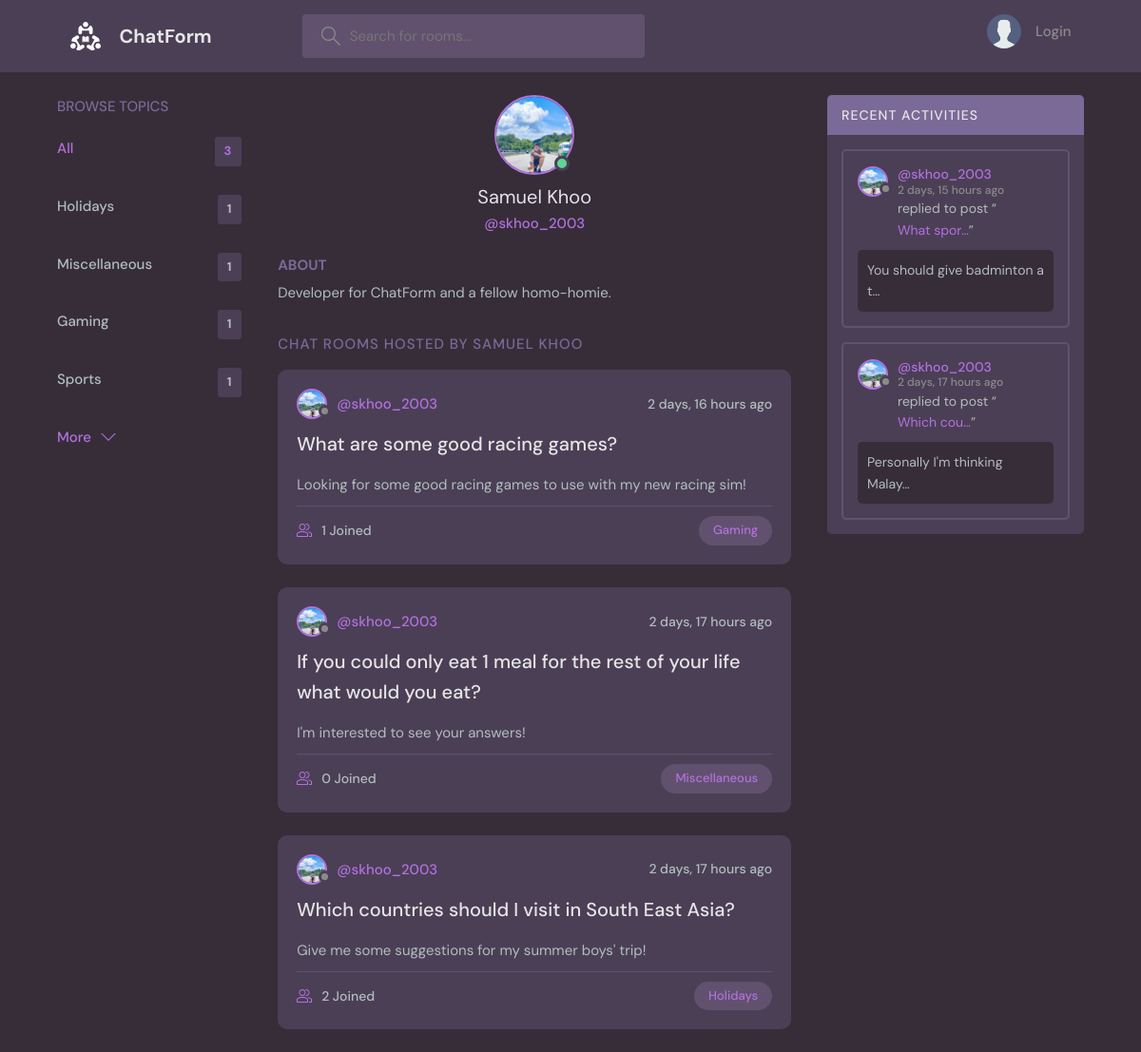
Page /profile/1/ on the earlier database version.
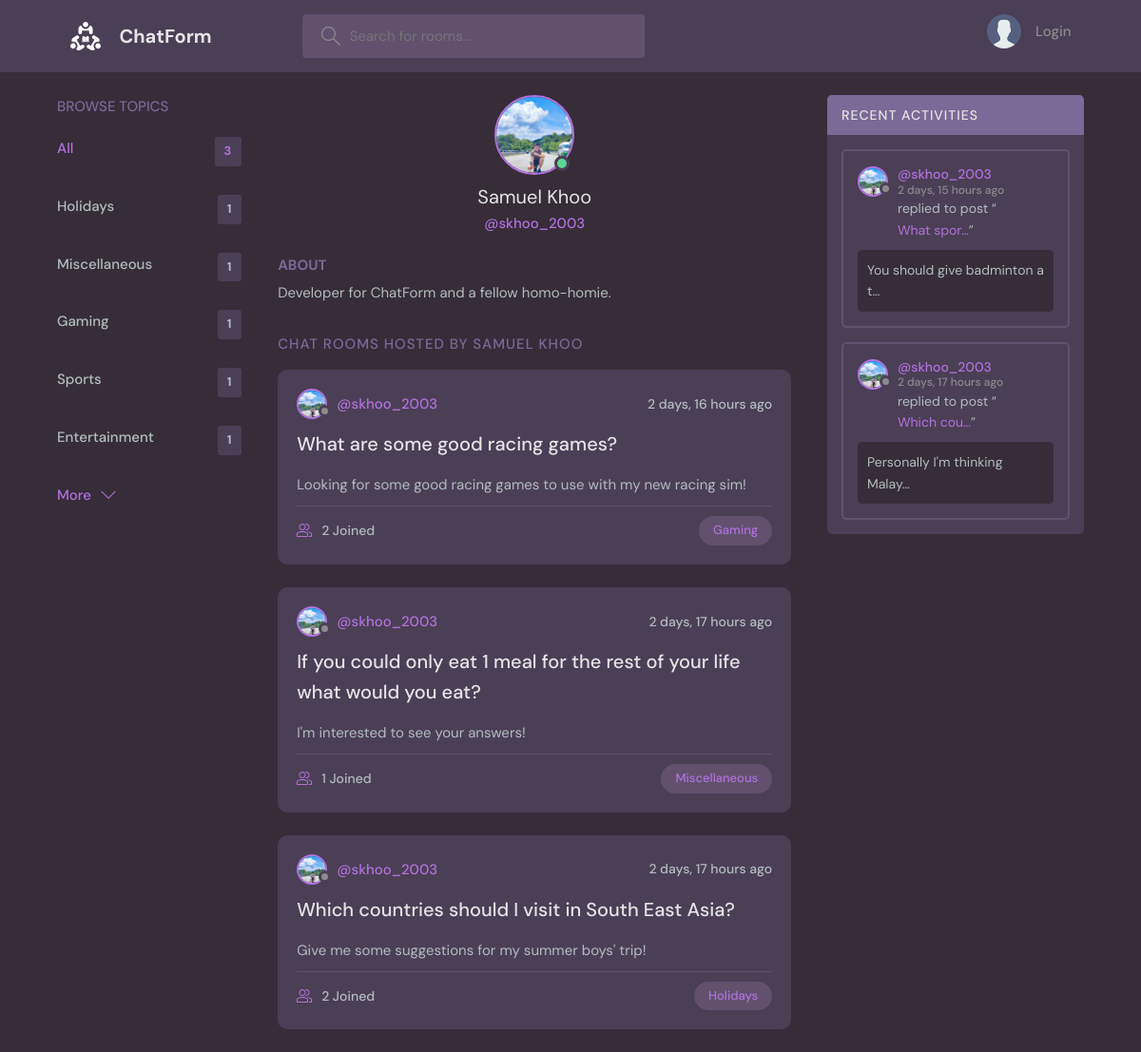
Same page on the later database version.
### base/models.py (models this page shows, shortened)
class Topic(models.Model):
    name = models.CharField(max_length=250)

class Room(models.Model):
    host = models.ForeignKey(User, on_delete=models.SET_NULL, null=True)
    topic = models.ForeignKey(Topic, on_delete=models.SET_NULL, null=True)
    name = models.CharField(max_length=200)
    description = models.TextField(null=True, blank=True)
    participants = models.ManyToManyField(User, related_name='participants', blank=True)
    updated = models.DateTimeField(auto_now=True)
    created = models.DateTimeField(auto_now_add=True)
    class Meta:
        ordering = ['-updated', '-created']
    def __str__(self):
        return self.name

class User(AbstractUser):
    name = models.CharField(max_length=200, null=True)
    email = models.EmailField(unique=True, null=True)
    bio = models.TextField(null=True)
    avatar = models.ImageField(null=True, default="avatar.svg")
    USERNAME_FIELD = 'email'
    REQUIRED_FIELDS = []

class Message(models.Model):
    user = models.ForeignKey(User, on_delete=models.CASCADE)
    room = models.ForeignKey(Room, on_delete=models.CASCADE)
    body = models.TextField()
    updated = models.DateTimeField(auto_now=True)
    created = models.DateTimeField(auto_now_add=True)
    class Meta:
        ordering = ['-updated', '-created']

### base/views.py (the view)
# urls.py: path('profile/<str:pk>/', views.userprofile, name="user-profile"),
def userprofile(request, pk):
    user = User.objects.get(id=pk)
    rooms = user.room_set.all()
    room_activity = user.message_set.all()
    topics = Topic.objects.all()
    context = {'user': user, 'rooms': rooms, 'topics': topics, 'room_activity': room_activity}
    return render(request, 'base/profile.html', context)

### base/templates/base/profile.html (shortened to what this page needs)
{% extends 'main.html' %}
{% block content %}
  <main class="profile-page layout layout--3">
    <div class="container">
      {% include 'components/topics_component.html' %}
      <div class="roomList">
        <div class="profile">
          <div class="profile__avatar">
            <div class="avatar avatar--large active">
              <img src="{{user.avatar.url}}" />
            </div>
          </div>
          <div class="profile__info">
            <h3>{{user.name}}</h3>
            <p>@{{user.username}}</p>
          </div>
          <div class="profile__about">
            <h3>About</h3>
            <p>
              {{user.bio}}
            </p>
          </div>
        </div>
        <div class="roomList__header">
          <div>
            <h2>Chat Rooms Hosted by {{user.name}}</a>
            </h2>
          </div>
        </div>
        {% include 'components/room_component.html' %}
      </div>
      {% include 'components/activity_feed.html' %}
    </div>
  </main>
  {% endblock content %}

### base/templates/components/topics_component.html
<div class="topics">
    <div class="topics__header">
      <h2>Browse Topics</h2>
    </div>
    <ul class="topics__list">
      <li>
        <a href="{% url 'home' %}" class="active">All<span>{{rooms.count}}</span></a>
      </li>
      {% for topic in topics %}
      <li>
        <a href="{% url 'home' %}?q={{topic.name}}">{{topic.name}}<span>{{topic.room_set.all.count}}</span></a>
      </li>
      {% endfor %}
    </ul>
    <a class="btn btn--link" href="{% url 'topics-page' %}">
      More
      <svg version="1.1" xmlns="http://www.w3.org/2000/svg" width="32" height="32" viewBox="0 0 32 32">
        <title>chevron-down</title>
        <path d="M16 21l-13-13h-3l16 16 16-16h-3l-13 13z"></path>
      </svg>
    </a>
  </div>

### base/templates/components/room_component.html (shortened to what this page needs)
{% for room in rooms %}
<div class="roomListRoom">
    <div class="roomListRoom__header">
      <a href="{% url 'user-profile' room.host.id %}" class="roomListRoom__author">
        <div class="avatar avatar--small">
          <img src="{{room.host.avatar.url}}" />
        </div>
        <span>@{{room.host.username}}</span>
      </a>
      <div class="roomListRoom__actions">
        <span>{{room.created|timesince}} ago</span>
      </div>
    </div>
    <div class="roomListRoom__content">
      <a href="{% url 'room' room.id %}">{{room.name}}</a>
      <p>
        <small>{{room.description}}</small>
      </p>
    </div>
    <div class="roomListRoom__meta">
      <a href="{% url 'room' room.id %}" class="roomListRoom__joined">
        {{room.participants.all.count}} Joined
      </a>
      <a href="{% url 'home' %}?q={{room.topic.name}}">
      <p class="roomListRoom__topic">{{room.topic.name}}</p>
    </a>
    </div>
  </div>
{% endfor %}

### base/templates/components/activity_feed.html (shortened to what this page needs)
<div class="activities">
    <div class="activities__header">
      <h2>Recent Activities</h2>
    </div>
    {% for message in room_activity %}
    <div class="activities__box">
      <div class="activities__boxHeader roomListRoom__header">
        <a href="{% url 'user-profile' message.user.id %}" class="roomListRoom__author">
          <div class="avatar avatar--small">
            <img src="{{message.user.avatar.url}}" />
          </div>
          <p>
            @{{message.user.username}}
            <span>{{message.created|timesince}} ago</span>
          </p>
        </a>
      </div>
      <div class="activities__boxContent">
        <p>replied to post “<a href="{% url 'room' message.room.id %}">{{message.room|truncatechars:10}}</a>”</p>
        <div class="activities__boxRoomContent">
          {{message.body|truncatechars:30}}
        </div>
      </div>
    </div>
    {% endfor %}
</div>

Differences in the rows shown:
added Topic: name "Entertainment", room_set.all.count "1"
computed for Room "What are some good racing games?": participants.all.count "1" → "2"
computed for Room "If you could only eat 1 meal for the rest of your life what would you eat?": participants.all.count "0" → "1"
